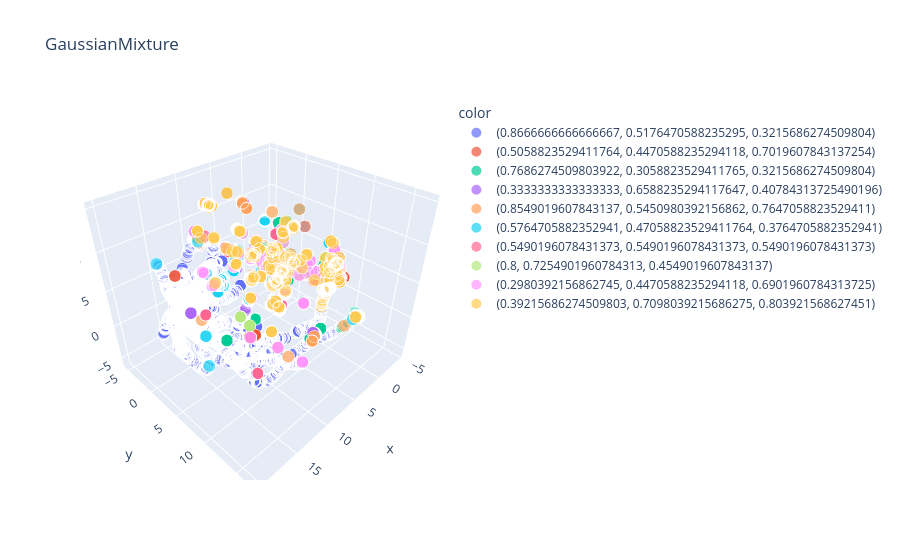

Notebook code cell kept with this figure:
### Markdown cell above
GaussianMixture

{'covariance_type': 'tied', 'init_params': 'k-means++', 'n_components': 14} = 0.005  
{'covariance_type': 'tied', 'init_params': 'k-means++', 'n_components': 17} = 0.013  
{'covariance_type': 'tied', 'init_params': 'k-means++', 'n_components': 20} = 0.025  
{'covariance_type': 'tied', 'init_params': 'k-means++', 'n_components': 23} = 0.025  
{'covariance_type': 'tied', 'init_params': 'k-means++', 'n_components': 50} = 0.065  
{'covariance_type': 'tied', 'init_params': 'k-means++', 'n_components': 70} = 0.06

### Code cell
from sklearn.mixture import GaussianMixture

plot_clusters(X_embedded_pca, GaussianMixture, [], {'covariance_type': 'tied', 'init_params': 'k-means++', 'n_components': 70})

### Figure 1 — Plotly figure (JSON) as saved in the notebook; plotly's stock layout.template omitted (floating-point values rounded to 4 significant figures; data arrays with more than 128 entries replaced by an {"elided": "..."} marker saying what was removed)
{"data": [{"hovertemplate": "color=(0.8666666666666667, 0.5176470588235295, 0.3215686274509804)<br>x=%{x}<br>y=%{y}<br>z=%{z}<br>size=%{marker.size}<extra></extra>", "legendgroup": "(0.8666666666666667, 0.5176470588235295, 0.3215686274509804)", "marker": {"color": "#636efa", "size": {"elided": "10501 int values"}, "sizemode": "area", "sizeref": 0.005, "symbol": "circle"}, "mode": "markers", "name": "(0.8666666666666667, 0.5176470588235295, 0.3215686274509804)", "scene": "scene", "showlegend": true, "type": "scatter3d", "x": {"elided": "10501 float values"}, "y": {"elided": "10501 float values"}, "z": {"elided": "10501 float values"}}, {"hovertemplate": "color=(0.5058823529411764, 0.4470588235294118, 0.7019607843137254)<br>x=%{x}<br>y=%{y}<br>z=%{z}<br>size=%{marker.size}<extra></extra>", "legendgroup": "(0.5058823529411764, 0.4470588235294118, 0.7019607843137254)", "marker": {"color": "#EF553B", "size": {"elided": "1342 int values"}, "sizemode": "area", "sizeref": 0.005, "symbol": "circle"}, "mode": "markers", "name": "(0.5058823529411764, 0.4470588235294118, 0.7019607843137254)", "scene": "scene", "showlegend": true, "type": "scatter3d", "x": {"elided": "1342 float values"}, "y": {"elided": "1342 float values"}, "z": {"elided": "1342 float values"}}, {"hovertemplate": "color=(0.7686274509803922, 0.3058823529411765, 0.3215686274509804)<br>x=%{x}<br>y=%{y}<br>z=%{z}<br>size=%{marker.size}<extra></extra>", "legendgroup": "(0.7686274509803922, 0.3058823529411765, 0.3215686274509804)", "marker": {"color": "#00cc96", "size": {"elided": "1476 int values"}, "sizemode": "area", "sizeref": 0.005, "symbol": "circle"}, "mode": "markers", "name": "(0.7686274509803922, 0.3058823529411765, 0.3215686274509804)", "scene": "scene", "showlegend": true, "type": "scatter3d", "x": {"elided": "1476 float values"}, "y": {"elided": "1476 float values"}, "z": {"elided": "1476 float values"}}, {"hovertemplate": "color=(0.3333333333333333, 0.6588235294117647, 0.40784313725490196)<br>x=%{x}<br>y=%{y}<br>z=%{z}<br>size=%{marker.size}<extra></extra>", "legendgroup": "(0.3333333333333333, 0.6588235294117647, 0.40784313725490196)", "marker": {"color": "#ab63fa", "size": {"elided": "1249 int values"}, "sizemode": "area", "sizeref": 0.005, "symbol": "circle"}, "mode": "markers", "name": "(0.3333333333333333, 0.6588235294117647, 0.40784313725490196)", "scene": "scene", "showlegend": true, "type": "scatter3d", "x": {"elided": "1249 float values"}, "y": {"elided": "1249 float values"}, "z": {"elided": "1249 float values"}}, {"hovertemplate": "color=(0.8549019607843137, 0.5450980392156862, 0.7647058823529411)<br>x=%{x}<br>y=%{y}<br>z=%{z}<br>size=%{marker.size}<extra></extra>", "legendgroup": "(0.8549019607843137, 0.5450980392156862, 0.7647058823529411)", "marker": {"color": "#FFA15A", "size": {"elided": "933 int values"}, "sizemode": "area", "sizeref": 0.005, "symbol": "circle"}, "mode": "markers", "name": "(0.8549019607843137, 0.5450980392156862, 0.7647058823529411)", "scene": "scene", "showlegend": true, "type": "scatter3d", "x": {"elided": "933 float values"}, "y": {"elided": "933 float values"}, "z": {"elided": "933 float values"}}, {"hovertemplate": "color=(0.5764705882352941, 0.47058823529411764, 0.3764705882352941)<br>x=%{x}<br>y=%{y}<br>z=%{z}<br>size=%{marker.size}<extra></extra>", "legendgroup": "(0.5764705882352941, 0.47058823529411764, 0.3764705882352941)", "marker": {"color": "#19d3f3", "size": {"elided": "1494 int values"}, "sizemode": "area", "sizeref": 0.005, "symbol": "circle"}, "mode": "markers", "name": "(0.5764705882352941, 0.47058823529411764, 0.3764705882352941)", "scene": "scene", "showlegend": true, "type": "scatter3d", "x": {"elided": "1494 float values"}, "y": {"elided": "1494 float values"}, "z": {"elided": "1494 float values"}}, {"hovertemplate": "color=(0.5490196078431373, 0.5490196078431373, 0.5490196078431373)<br>x=%{x}<br>y=%{y}<br>z=%{z}<br>size=%{marker.size}<extra></extra>", "legendgroup": "(0.5490196078431373, 0.5490196078431373, 0.5490196078431373)", "marker": {"color": "#FF6692", "size": {"elided": "987 int values"}, "sizemode": "area", "sizeref": 0.005, "symbol": "circle"}, "mode": "markers", "name": "(0.5490196078431373, 0.5490196078431373, 0.5490196078431373)", "scene": "scene", "showlegend": true, "type": "scatter3d", "x": {"elided": "987 float values"}, "y": {"elided": "987 float values"}, "z": {"elided": "987 float values"}}, {"hovertemplate": "color=(0.8, 0.7254901960784313, 0.4549019607843137)<br>x=%{x}<br>y=%{y}<br>z=%{z}<br>size=%{marker.size}<extra></extra>", "legendgroup": "(0.8, 0.7254901960784313, 0.4549019607843137)", "marker": {"color": "#B6E880", "size": {"elided": "604 int values"}, "sizemode": "area", "sizeref": 0.005, "symbol": "circle"}, "mode": "markers", "name": "(0.8, 0.7254901960784313, 0.4549019607843137)", "scene": "scene", "showlegend": true, "type": "scatter3d", "x": {"elided": "604 float values"}, "y": {"elided": "604 float values"}, "z": {"elided": "604 float values"}}, {"hovertemplate": "color=(0.2980392156862745, 0.4470588235294118, 0.6901960784313725)<br>x=%{x}<br>y=%{y}<br>z=%{z}<br>size=%{marker.size}<extra></extra>", "legendgroup": "(0.2980392156862745, 0.4470588235294118, 0.6901960784313725)", "marker": {"color": "#FF97FF", "size": {"elided": "1232 int values"}, "sizemode": "area", "sizeref": 0.005, "symbol": "circle"}, "mode": "markers", "name": "(0.2980392156862745, 0.4470588235294118, 0.6901960784313725)", "scene": "scene", "showlegend": true, "type": "scatter3d", "x": {"elided": "1232 float values"}, "y": {"elided": "1232 float values"}, "z": {"elided": "1232 float values"}}, {"hovertemplate": "color=(0.39215686274509803, 0.7098039215686275, 0.803921568627451)<br>x=%{x}<br>y=%{y}<br>z=%{z}<br>size=%{marker.size}<extra></extra>", "legendgroup": "(0.39215686274509803, 0.7098039215686275, 0.803921568627451)", "marker": {"color": "#FECB52", "size": {"elided": "1182 int values"}, "sizemode": "area", "sizeref": 0.005, "symbol": "circle"}, "mode": "markers", "name": "(0.39215686274509803, 0.7098039215686275, 0.803921568627451)", "scene": "scene", "showlegend": true, "type": "scatter3d", "x": {"elided": "1182 float values"}, "y": {"elided": "1182 float values"}, "z": {"elided": "1182 float values"}}], "layout": {"legend": {"itemsizing": "constant", "title": {"text": "color"}, "tracegroupgap": 0}, "scene": {"domain": {"x": [0, 1], "y": [0, 1]}, "xaxis": {"title": {"text": "x"}}, "yaxis": {"title": {"text": "y"}}, "zaxis": {"title": {"text": "z"}}}, "title": {"text": "GaussianMixture"}}}
